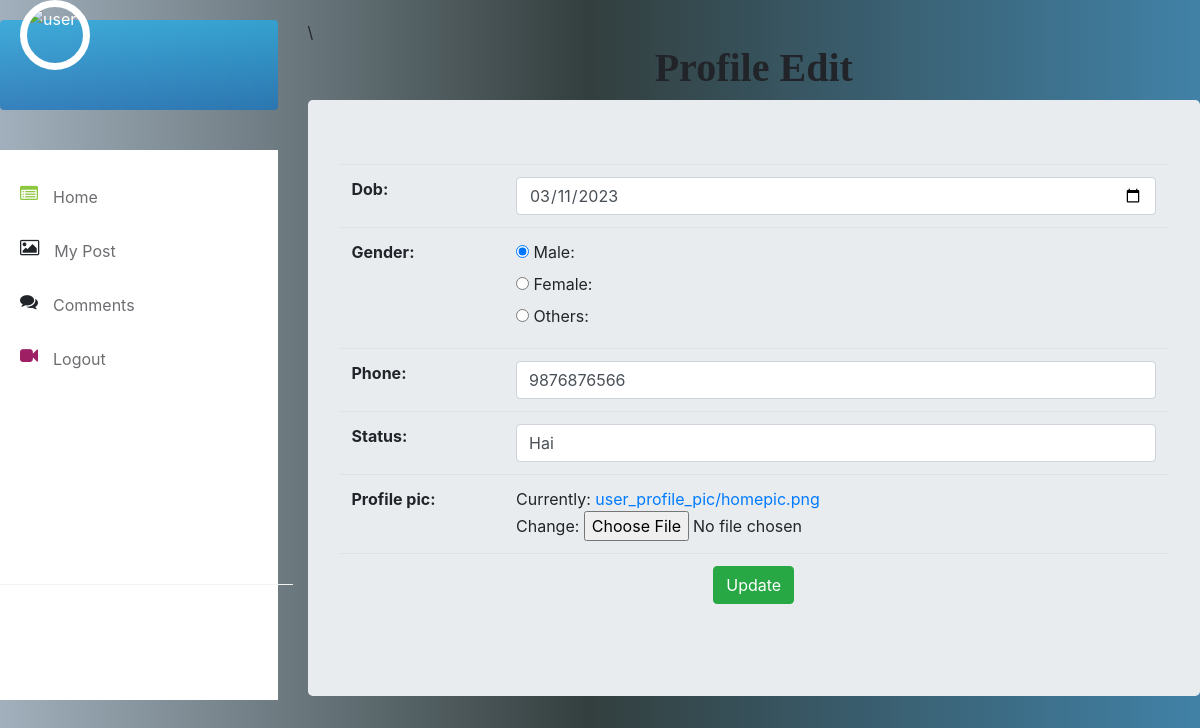
The app's page /user/bioupdate/2/ with its own data.
### user/models.py (models this page shows)
class Bio(models.Model):
    dob=models.DateField()
    options=(
        ("Male","Male:"),
        ("Female","Female:"),
        ("Others","Others:"),
    )
    gender=models.CharField(max_length=100,choices=options,default="Male")
    phone=models.IntegerField()
    status=models.CharField(max_length=100)
    profile_pic=models.ImageField(upload_to="user_profile_pic",null=True)
    user=models.OneToOneField(User,on_delete=models.CASCADE,related_name="bio_user")

### user/views.py (the view)
# urls.py: path('bioupdate/<int:pk>/',BioUpdateView.as_view(),name="bioupd"),
class BioUpdateView(UpdateView):
      form_class=BioForm
      model=Bio
      template_name="bio_update.html"
      success_url=reverse_lazy("profile")
      pk_url_kwargs="pk"

### user/forms.py
class BioForm(forms.ModelForm):
    class Meta:
        model=Bio
        exclude=["user"]
        widgets={
            "dob":forms.DateInput(attrs={"class":"form-control","type":"date"}),
            "gender":forms.RadioSelect(attrs={}),
            "email":forms.TextInput(attrs={"class":"form-control"}),
            "phone":forms.NumberInput(attrs={"class":"form-control"}),
            "status":forms.TextInput(attrs={"class":"form-control"}),
        }

### user/templates/bio_update.html (shortened to what this page needs)
{% extends 'nav.html' %}
{% block nav %}
    {% load static %}
    <link rel="stylesheet" href="{% static 'css/style.css' %}">
    <h1 class="text-center" style="text-align: center;font-family: 'Times New Roman', Times, serif;font-weight: bold;">Profile Edit</h1>
    <div class="jumbotron">
    <form action=""  method="post" enctype="multipart/form-data">
              <table class="table ">
                {{form.as_table}}
                <tr>
                  <td colspan="2" class="text-center">
                     <button class=" btn btn-success" >Update</button>
                  </td>
                </tr>
              </table>
          </div>
  </div>
  {% endblock nav %}

### user/static/CSS/nav.css (style rules this page uses)
body { margin-top:20px; background:#FAFAFA; }

### Accounts/static/CSS/style.css (style rules this page uses)
body { background: rgb(140, 136, 208); background: linear-gradient(90deg, rgb(96, 92, 172) 0%, rgb(162, 176, 189) 0%, rgb(51, 63, 62) 49%, rgba(61, 127, 165, 0.981) 100%); }

### records on screen
Bio: dob "03/11/2023", gender "☑ Male: ☐ Female: ☐ Others:", phone "9876876566", status "Hai"
